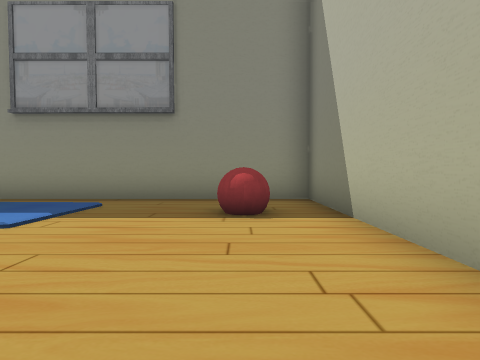
view 1 (above)

24 first-person views from a walk through a 3-D level made in the Unity game engine. The camera is 1.3 m above the floor, tilts 2° down and sees 80° across. The floor is counted in squares, 2 m on a side. Each view is taken from the middle of a square. On the plan, view 1 faces up. The plan holds only what a view shows up to about 9 squares ahead; the rest is blank. The place goes on beyond the plan.

view 2
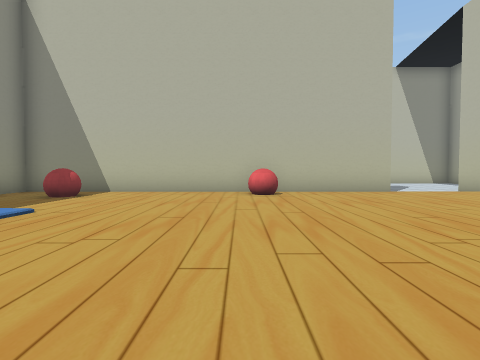

view 3
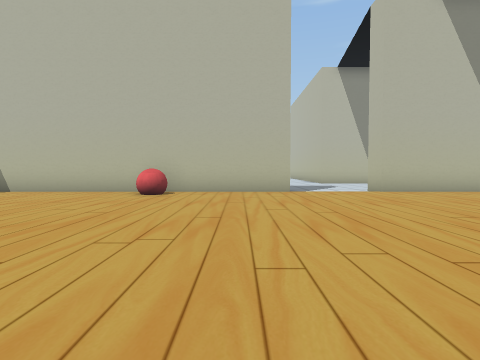

view 4
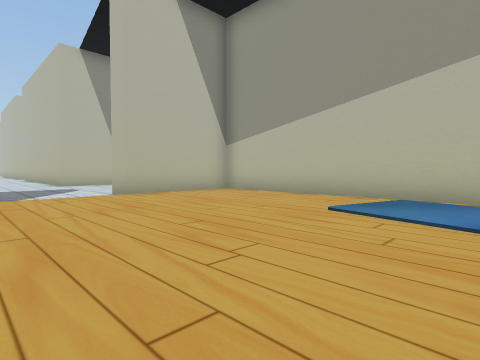

view 5
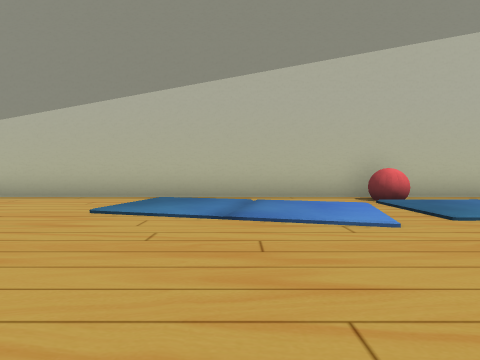

view 6
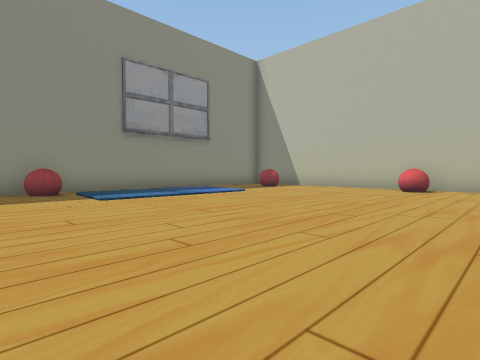

view 7
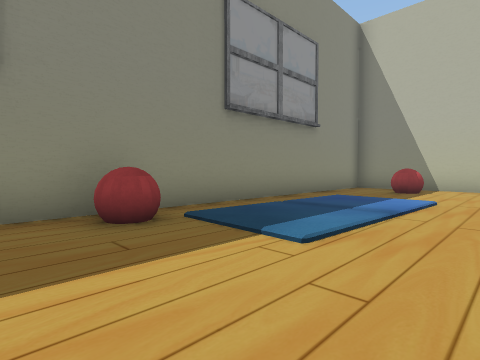

view 8
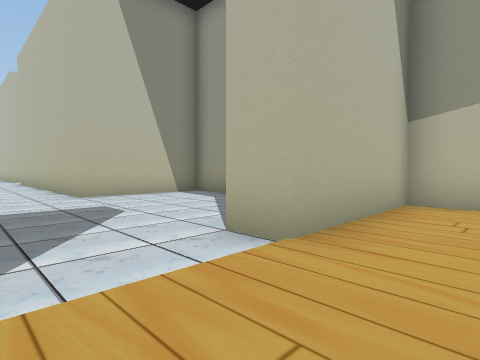

view 9
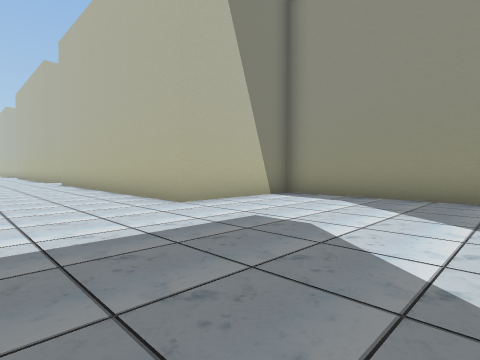

view 10
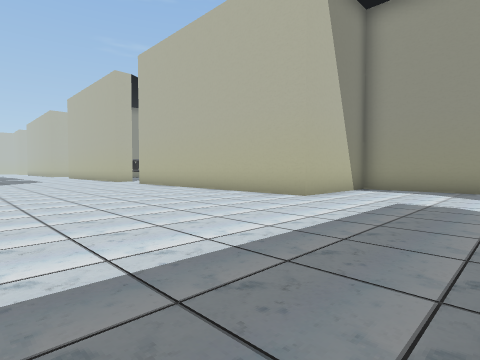

view 11
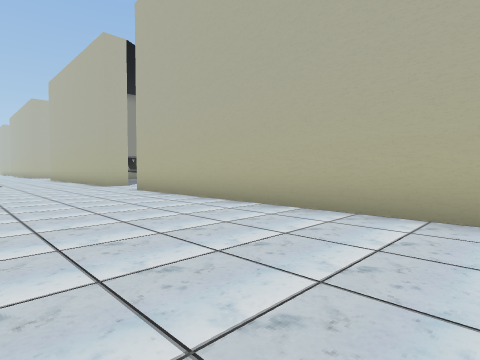

view 12
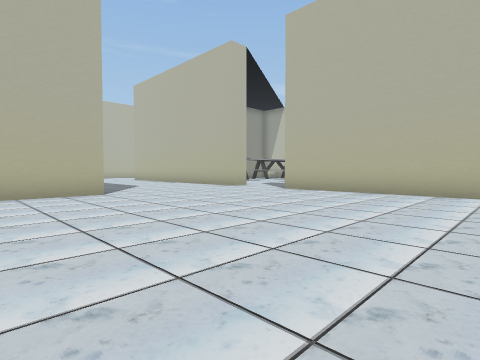

view 13
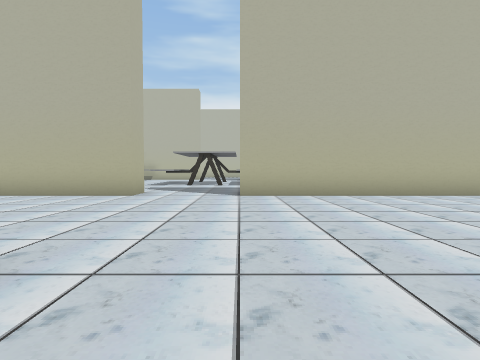

view 14
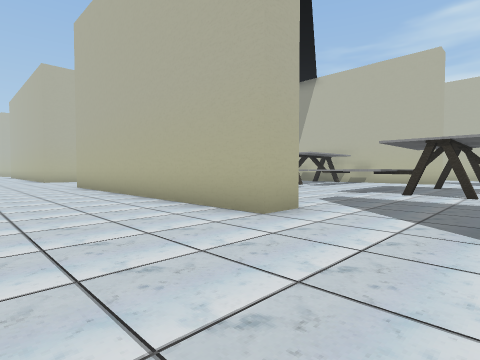

view 15
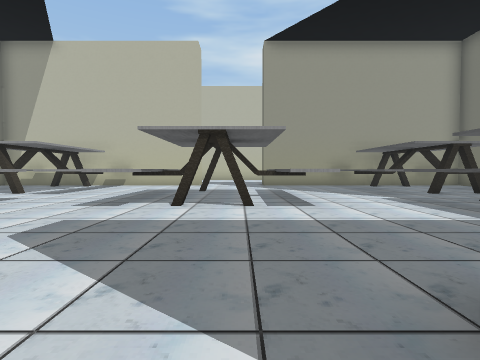

view 16
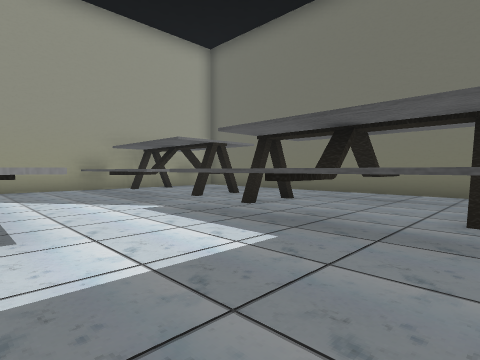

view 17
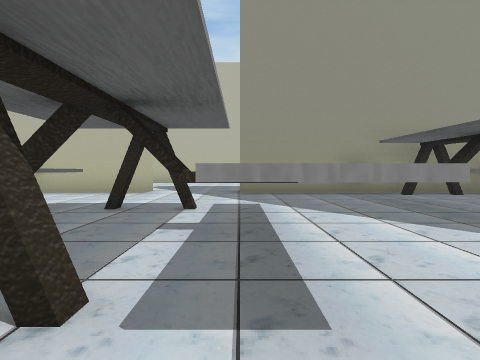

view 18
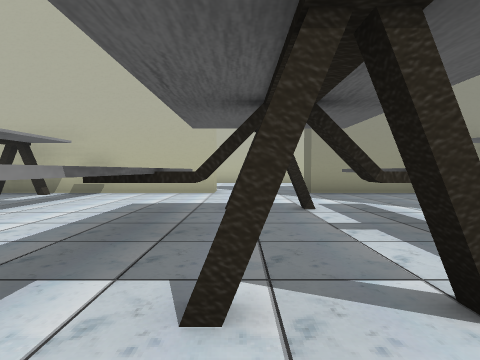

view 19
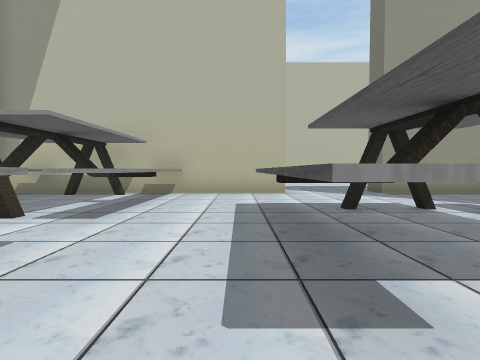

view 20
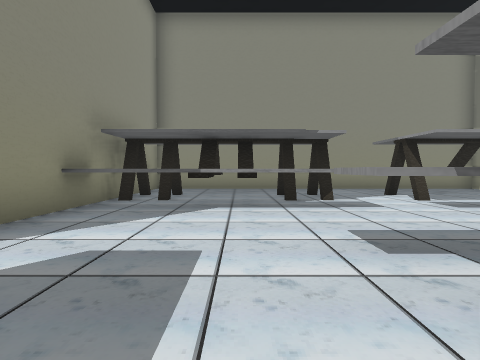

view 21
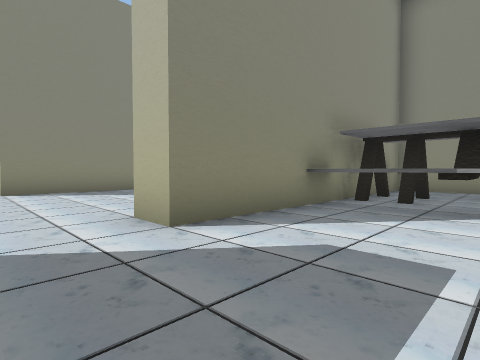

view 22
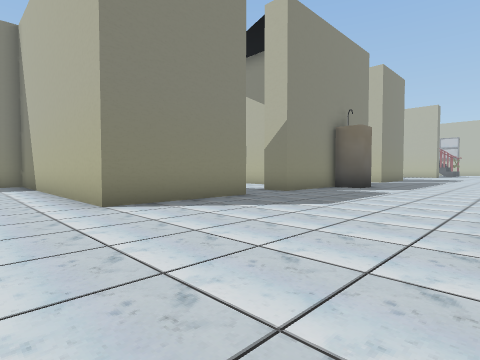

view 23
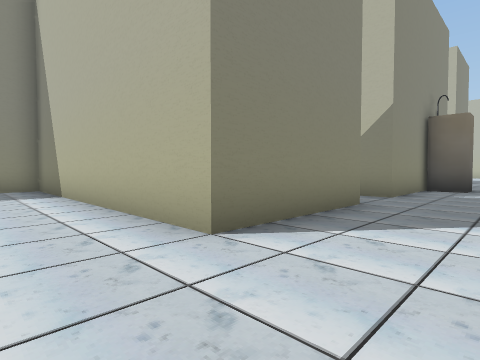

view 24
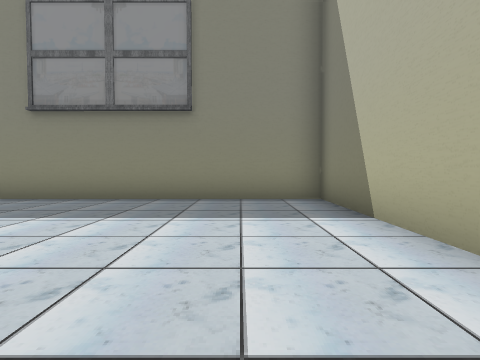

### Floor plan
Key: @ floor where view 1 was taken; # wall or solid block; x gap in a wall; . main floor; : floor 0.25 m higher than the main floor; / step, stairs or slope; ^ raised ledge; B red ball; T thing the floor can be seen under or through; F fountain.
Columns run from 9 left of view 1 to 27 right of it. Each row starts with its distance up from view 1.
  7 ############         ########
  6 ..B........#         .......#
  5 ...:://....#          ......#
  4 ../::::..B.#          ......#
  3 .....//....#           .....#
  2 ...........#            ....#
  1 ...........#        ........#
  0 .........@.#        ........#
 -1 ..........B# ...... ........####..###
 -2 ...........# .......................F
 -3 ...........# ........................
 -4    ........#.........................
 -5   ...................................
 -6  ....................................
 -7 ./...................................
 -8 //:///.....#.....#########...########
 -9 :/:::/.....#.....#   ##^........####
-10 B..///.....# ....#.^...^.........^ ^
-11 ##################.#..#^.........^ .
-12                  #. ...^..^##^..TT#.
-13                  #. ..x^..^##^..TTT.
-14                   ........^##^......
-15                     ..x#..^##^..^x..
-16                     ...#..^##^..^...
-17                      ..#........^#..
-18                     ...#........^...#
-19                    ########..########

Positions as (right, up) in squares from view 1, and headings:
1: (0, 0), facing up
2: (-7, 0), facing right
3: (-7, -3), facing right
4: (-6, -4), facing down-right
5: (-6, -4), facing down
6: (-9, -3), facing up-right
7: (-9, 2), facing up-right
8: (0, -5), facing down-right
9: (3, -4), facing down-right
10: (4, -1), facing down-right
11: (8, -3), facing down-right
12: (11, 1), facing down-right
13: (17, 0), facing down
14: (17, -4), facing down-right
15: (18, -7), facing down
16: (17, -9), facing down-left
17: (17, -11), facing down
18: (19, -11), facing down
19: (21, -11), facing down
20: (18, -11), facing right
21: (18, -11), facing up-right
22: (17, -7), facing up-right
23: (17, -4), facing up-right
24: (17, 0), facing up
